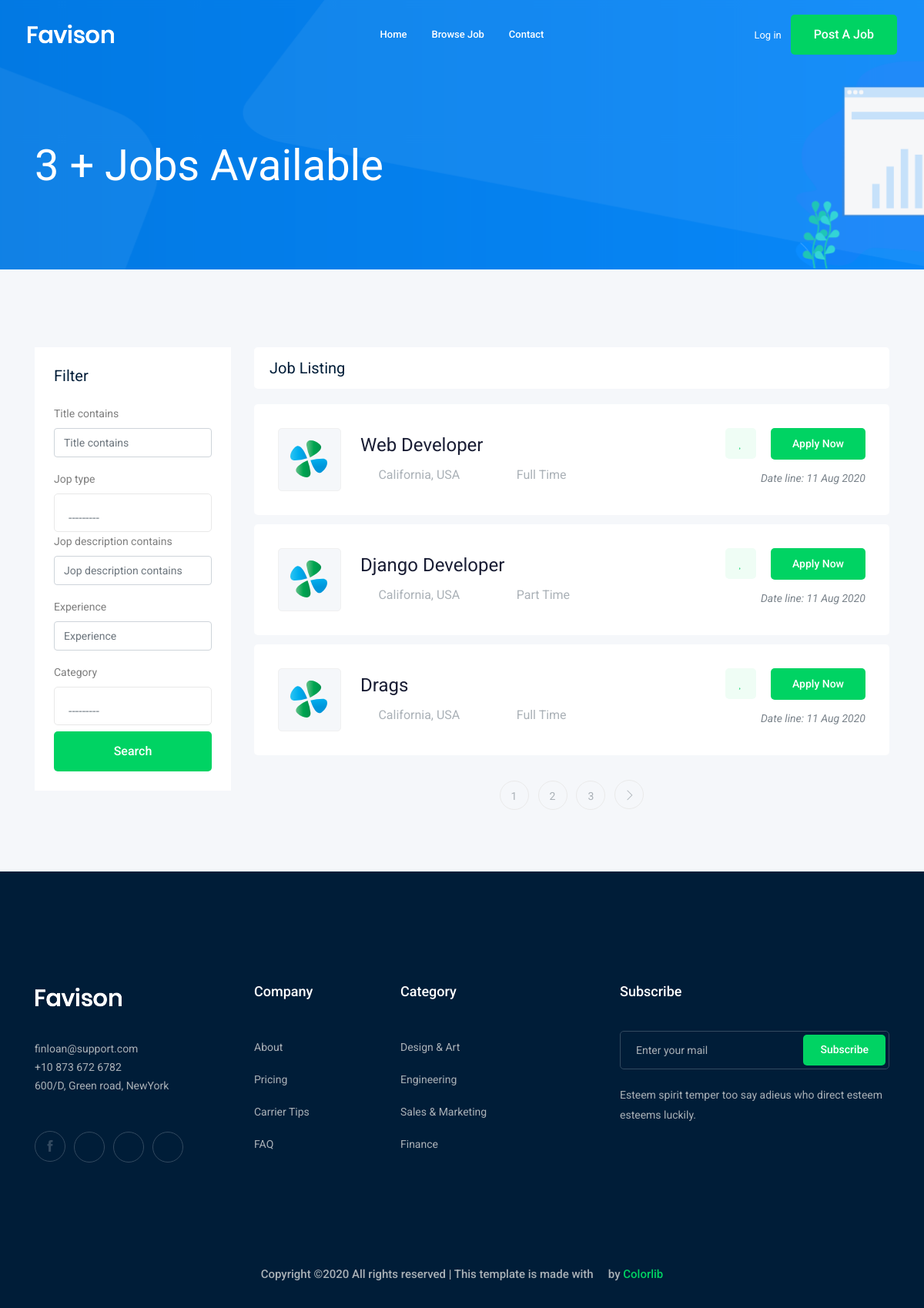
The app's page /jops/, older data.
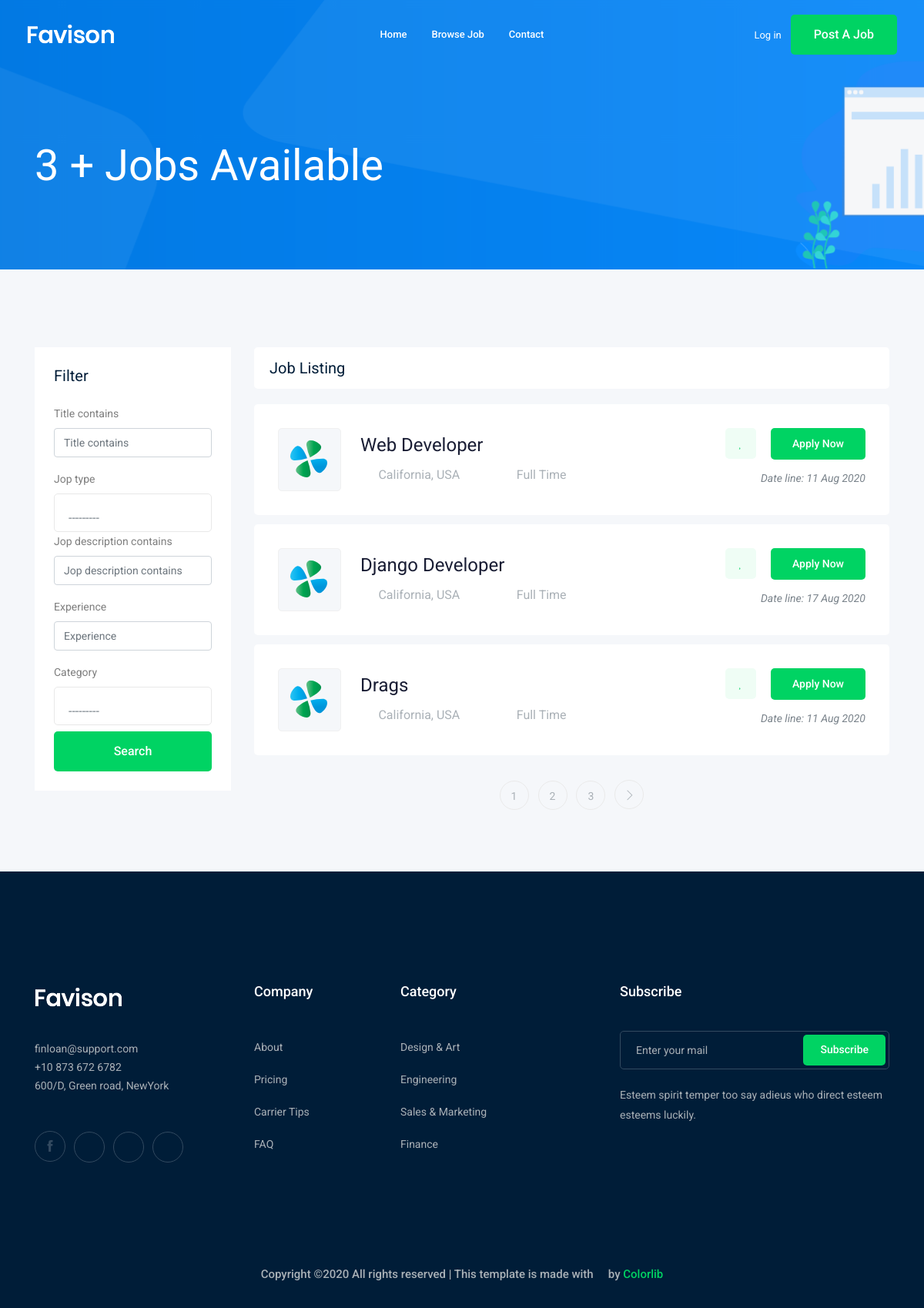
The same page, newer data.
### jop/models.py (models this page shows, shortened)
class Jop (models.Model): #Table
    owner = models.ForeignKey(User , related_name='job_owner',on_delete= models.CASCADE)
    title = models.CharField (max_length=100) #column
    jop_type = models.CharField (max_length=15 , choices=JOP_TYPE)
    jop_description = models.TextField (max_length=1000)
    published_at = models.DateField (auto_now=True)
    vacancy = models.IntegerField (default= 1)
    salary = models.IntegerField (default= 0)
    experience = models.IntegerField (default=1)
    category = models.ForeignKey ('Category' , on_delete = models.CASCADE)
    jop_image = models.ImageField (upload_to = image_upload , default = "",blank=True,null=True)
    slug = models.SlugField (blank=True , null= True )

### jop/views.py (the view)
# urls.py: path('',views.jop_list , name = 'jop_list'),
def jop_list(request):
    jop_list = Jop.objects.all()
    myfilter = JopFilter(request.GET,queryset=jop_list)
    jop_list = myfilter.qs
    paginator = Paginator(jop_list, 3) # Show 25 contacts per page.
    page_number = request.GET.get('page')
    page_obj = paginator.get_page(page_number)
    context = {'jops':page_obj ,'myfilter': myfilter }
    return render(request,'jop/jop_list.html',context)

### jop/models.py (called while the page is built)
    def __str__(self):
        return self.name

### jop/templates/jop/jop_list.html (shortened to what the changed rows need)
{%  extends 'base.html' %}
{% load bootstrap4 %}
{% block body %}
    <div class="job_listing_area plus_padding">
        <div class="container">
            <div class="row">
                <div class="col-lg-9">
                    <div class="job_lists m-0">
                        <div class="row">
                            {% for jop in jops %}
                            <div class="col-lg-12 col-md-12">
                                <div class="single_jobs white-bg d-flex justify-content-between">
                                    <div class="jobs_left d-flex align-items-center">
                                        <div class="thumb">
                                            <img src="img/svg_icon/1.svg" alt="">
                                        </div>
                                        <div class="jobs_conetent">
                                            <a href="{% url 'jops:jop_details' jop.slug %}"><h4>{{jop.title}}</h4></a>
                                            <div class="links_locat d-flex align-items-center">
                                                <div class="location">
                                                    <p> <i class="fa fa-map-marker"></i> California, USA</p>
                                                </div>
                                                <div class="location">
                                                    <p> <i class="fa fa-clock-o"></i> {{jop.jop_type}} </p>
                                                </div>
                                            </div>
                                        </div>
                                    </div>
                                    <div class="jobs_right">
                                        <div class="apply_now">
                                            <a class="heart_mark" href="#"> <i class="fa fa-heart"></i> </a>
                                            <a href="{% url 'jops:jop_details' jop.slug %}" class="boxed-btn3">Apply Now</a>
                                        </div>
                                        <div class="date">
                                            <p>Date line: {{jop.published_at|date:'d M o'}}</p>
                                        </div>
                                    </div>
                                </div>
                            </div>
                            {% endfor %}
                        </div>
                    </div>
                </div>
            </div>
        </div>
    </div>
{% endblock body %}

Row changes from the older to the newer data that the page shows:
changed Jop "Django Developer": jop_type "Part Time" → "Full Time"; published_at "11 Aug 2020" → "17 Aug 2020"
